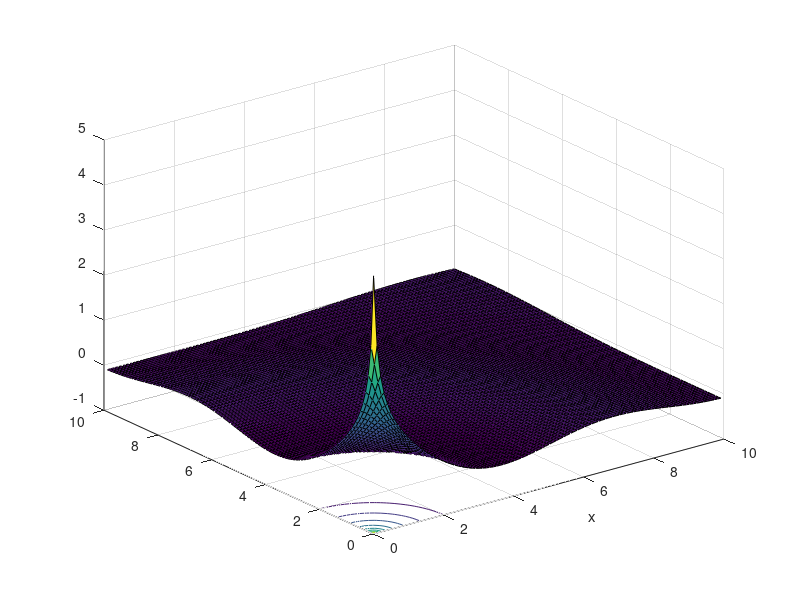
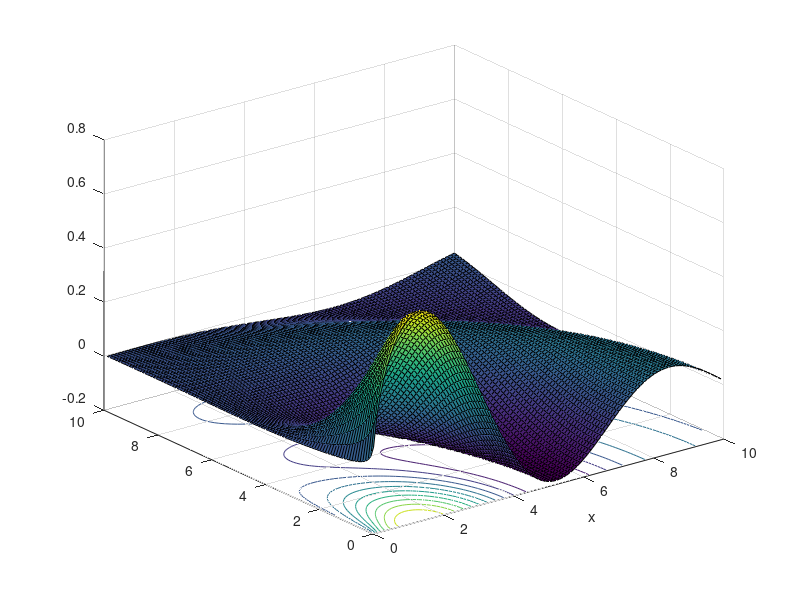
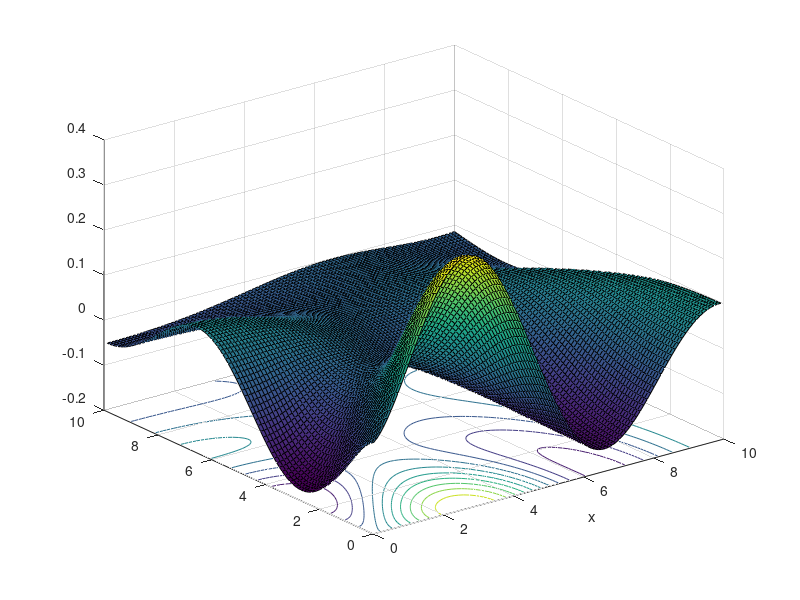
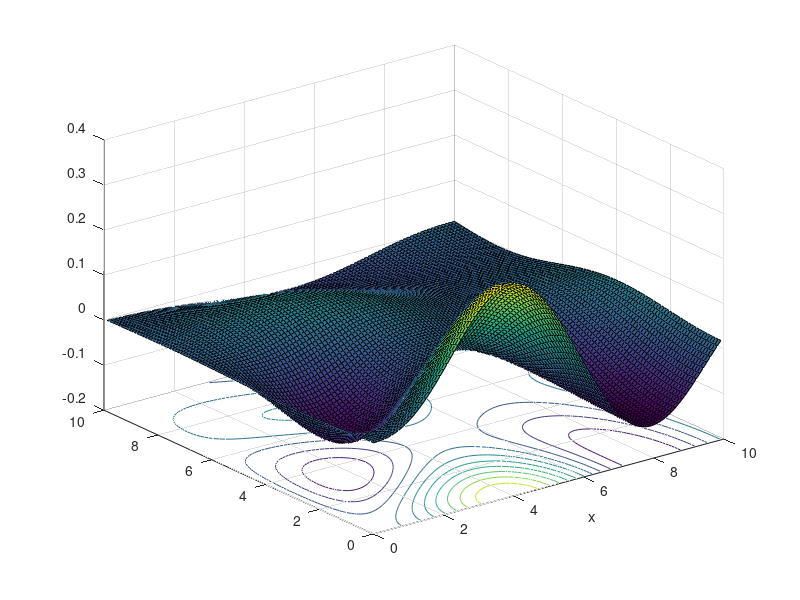

MATLAB code for these plots, in order:
%l值不同时的各种球面波图像
clear all;clc
[X,Z]=meshgrid(0.05:0.1:10);
[Q,R]=cart2pol(X,Z);
sqrtR=sqrt(pi/2./R);
for k=0:1:5
	Leg=legendre(k,cos(Q));
	Legk=squeeze(Leg(1,:,:));
	Bes=sqrtR.*besselj(k,R);
	qiuk=Bes.*Legk;
	figure
	surfc(X,Z,qiuk)
	xlabel('x')
end
